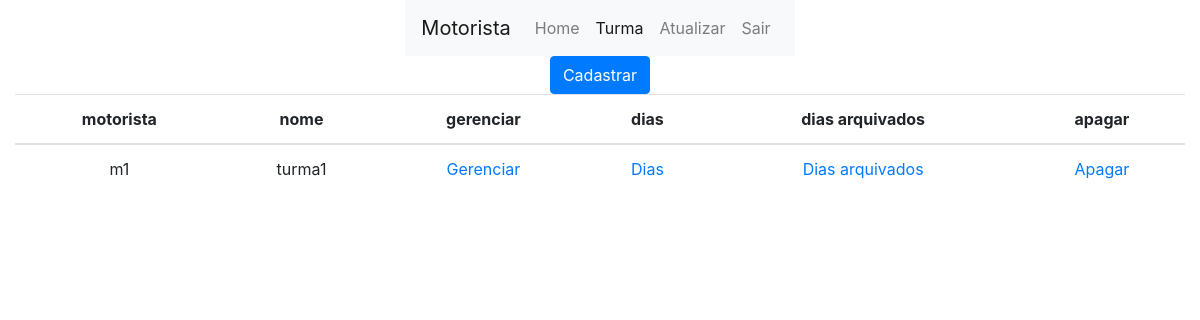
Page /core/motorista/turma (signed in) on the earlier database version.
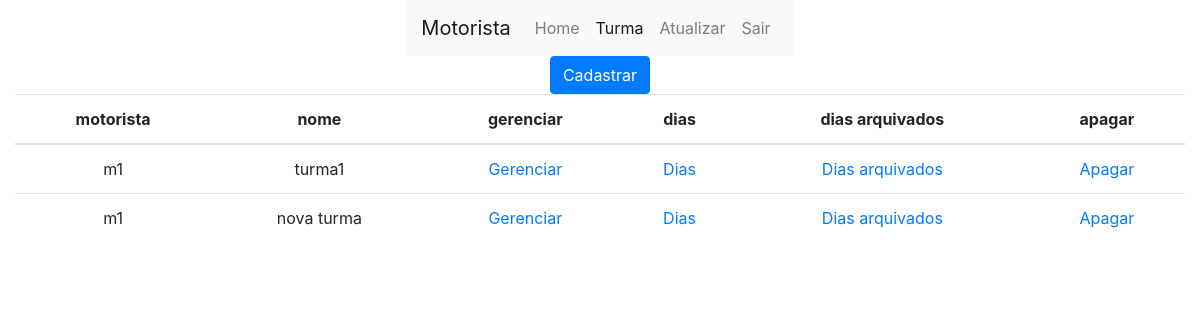
Same page on the later database version.
### core/models.py (models this page shows, shortened)
class Turma(models.Model):
    motorista = models.ForeignKey(
        custom_user,  on_delete=models.DO_NOTHING)
    alunos = models.ManyToManyField(
        custom_user, related_name='%(class)s_alunos')
    nome = models.CharField(max_length=100, default="")
    local = LocationField(default=(0, 0), null=False, map_attrs={
        "style": "mapbox://styles/mapbox/outdoors-v11",
        "zoom": 13,
        "center": [17.031645, 51.106715],
        "cursor_style": 'pointer',
        "marker_color": "red",
        "rotate": False,
        "geocoder": True,
        "fullscreen_button": True,
        "navigation_buttons": True,
        "track_location_button": True,
        "readonly": True,
        "placeholder": "Pick a location on map below", })

### users/models.py (models this page shows)
class custom_user(AbstractUser):
    permissao = models.IntegerField(default=2)
    telefone = models.CharField(max_length=50,  default='1')
    local = LocationField(default=(0, 0), null=False, map_attrs={
        "style": "mapbox://styles/mapbox/outdoors-v11",
        "zoom": 13,
        "center": [17.031645, 51.106715],
        "cursor_style": 'pointer',
        "marker_color": "red",
        "rotate": False,
        "geocoder": True,
        "fullscreen_button": True,
        "navigation_buttons": True,
        "track_location_button": True,
        "readonly": True,
        "placeholder": "Pick a location on map below",
    })
    data_nascimento = models.DateField(
        auto_now=False, auto_now_add=False, null=False, blank=False, default=timezone.now())

### core/views.py (the view)
# urls.py: path('motorista/turma', core_turma_lista, name='core_turma_lista'),
@login_required
def core_turma_lista(request):
    turmas = Turma.objects.filter(motorista=request.user)
    c = {
        'turmas': turmas,
    }
    return render(request, 'core/turma/turma_lista.html', c)

### core/templates/core/turma/turma_lista.html (shortened to what this page needs)
{% extends 'base.html' %}
{% block extra_head %}
    {% load static %}
    <link rel="stylesheet" href="{% static 'core/css/tabela.css' %}">
{% endblock extra_head %}
{% block conteudo %}
    {% load bootstrap %}
    <div class="row">
        <div class="col justify-content-center d-flex">
            {% include 'menu.html' with ativo='turma'%}
        </div>
    </div>
    <div class="row">
        <div class="col justify-content-center d-flex">
            <a href={% url 'core_turma_cadastrar' %} class="btn btn-primary">Cadastrar</a>
        </div>
    </div>
    <div class="row">
        <div class="col justify-content-center d-flex">
            <table class="text-center table">
                <thead>
                    <tr>
                        <th>motorista</th>
                        <th>nome</th>
                        <th>gerenciar</th>
                        <th>dias</th>
                        <th>dias arquivados</th>
                        <th>apagar</th>
                    </tr>
                </thead>
                <tbody>
                    {% for turma in turmas %}
                        <tr>
                            <td>{{turma.motorista.username}}</td>
                            <td>{{turma.nome}}</td>
                            <td><a href={% url 'core_gerenciar_turma' turma.id %}>Gerenciar</a></td>
                            <td><a href={% url 'core_lista_dias' turma.id %}>Dias</a></td>
                            <td><a href={% url 'core_aluno_dia_arquivado_lista' turma.id %}>Dias arquivados</a></td>
                            <td><a href={% url 'core_apagar_turma' turma.id %}>Apagar</a></td>
                        </tr>
                    {% endfor %}
                </tbody>
            </table>
        </div>
    </div>
{% endblock conteudo %}

Differences in the rows shown:
added Turma: motorista.username "m1", nome "nova turma"
